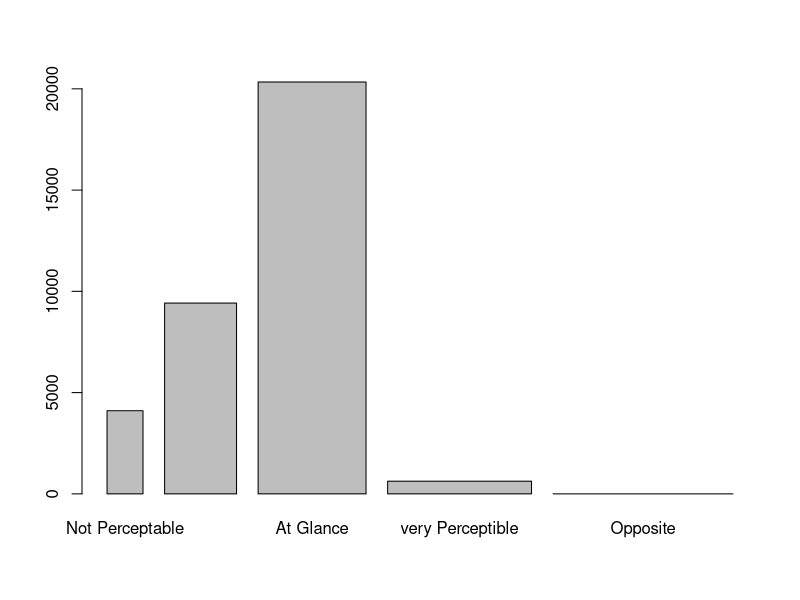
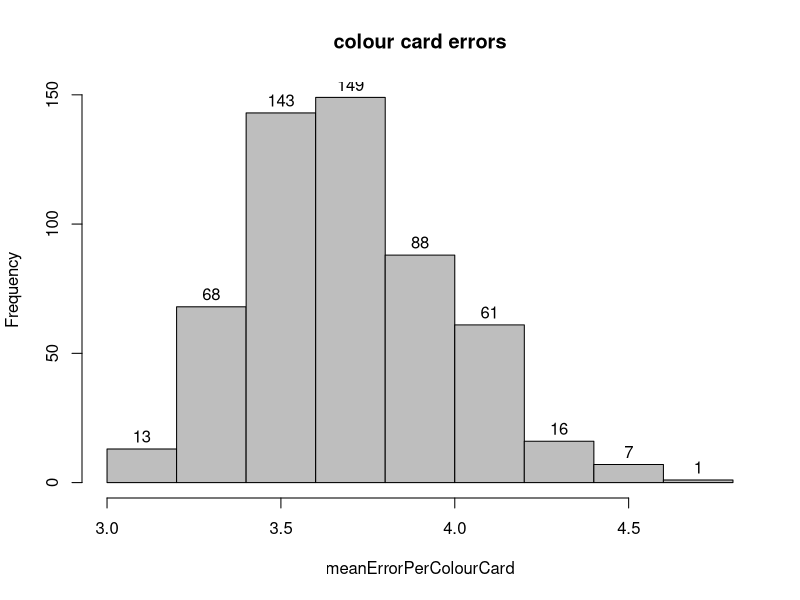
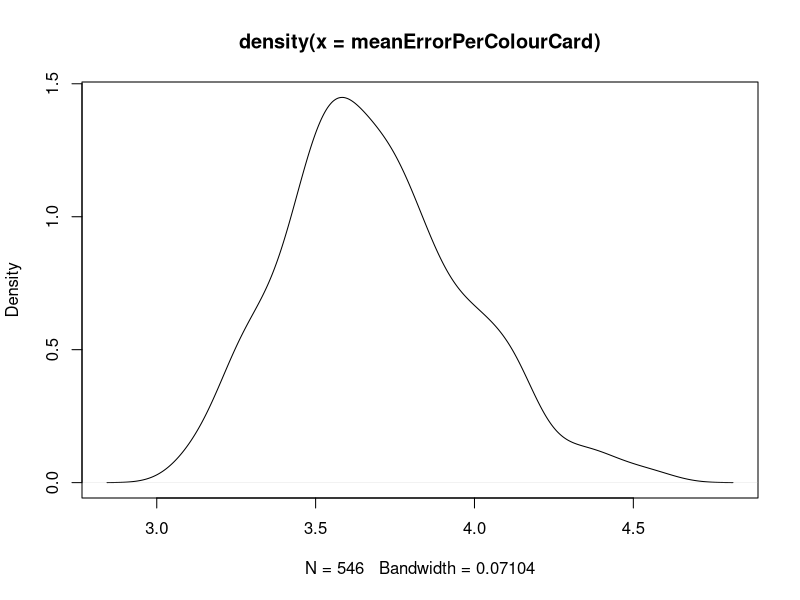

Write the R code that produced these figures, in order.
lab <- read.csv2("data/LabMeasurements-Color-Card.csv")
Master <- read.csv2("data/MasterColorCard.csv")

#t() tranposes the matrix  and c() puts it all into one row
MasterInOneRow <- c(t(as.matrix(Master[,9:11])))
MasterInOneRow
#creates a matrix by repeating the rows to fit the lab data 
MasterRepeated <- matrix(rep(MasterInOneRow, 13*42), byrow = TRUE,nrow = 13*42)
MasterRepeated
LabWithoutFirstColumns <- lab[,-c(1:2)]

deltaMatrix <- MasterRepeated - LabWithoutFirstColumns

print(deltaMatrix)
deltaMatrixPowerTwo <- deltaMatrix^2

deltaMatrixPowerTwo
dim(deltaMatrixPowerTwo)

deltEMatrix <- matrix(NA, nrow = 546, ncol = 64, byrow = FALSE)




for (i in 1:ncol(deltEMatrix)) {
  deltEMatrix[,i] <- sqrt(rowSums(deltaMatrixPowerTwo[,(i-1)*3+(1:3)]))
}

#deltEMatrix contains Lab Errors for each spot (one row is one colour card)
deltEMatrix
which(deltEMatrix<=1, arr.ind=TRUE)
countLevel1 <- sum(deltEMatrix<=1)
countLevel1
countLevel2 <- sum((deltEMatrix>1) & (deltEMatrix<2))
countLevel2
countLevel3 <- sum((deltEMatrix>2) & (deltEMatrix<10))
countLevel3
countLevel4 <- sum((deltEMatrix>11) & (deltEMatrix<49))
countLevel4
countLevel5 <- sum(deltEMatrix>50)
countLevel5
levelcount<-c(countLevel1,countLevel2,countLevel3,countLevel4,countLevel5)
level <-c("Not Perceptable","Hardly Perceptable","At Glance","very Perceptible","Opposite")
#visibility of color changes per spot
barplot(levelcount,(1:5),names.arg = level)

#visibility of color changes per card
meanErrorPerColourCard <- rowMeans(deltEMatrix)
meanErrorPerColourCard
#-----------------------------------------
hist(meanErrorPerColourCard, breaks="Sturge", col="grey", labels = T,main="colour card errors")
plot(density(meanErrorPerColourCard))
#--------------------------------------------
#visibility of color changes per sample
meanErrorPerSample <- c(1:13)

for (i in 1:13) {
  counter<-i;
  for (x in 1:42){
    meanErrorPerSample[i]<-meanErrorPerSample[i]+meanErrorPerColourCard[counter]
    counter<-counter+13
  }
  meanErrorPerSample[i]<- meanErrorPerSample[i]/42
}
print(meanErrorPerSample)

library(colorspace)

z <- c("20 0 0", "50 0 0")
b <- do.call(rbind, lapply(strsplit(z, split = " "), as.numeric))
b <- LAB(b)
as(b, "RGB")





